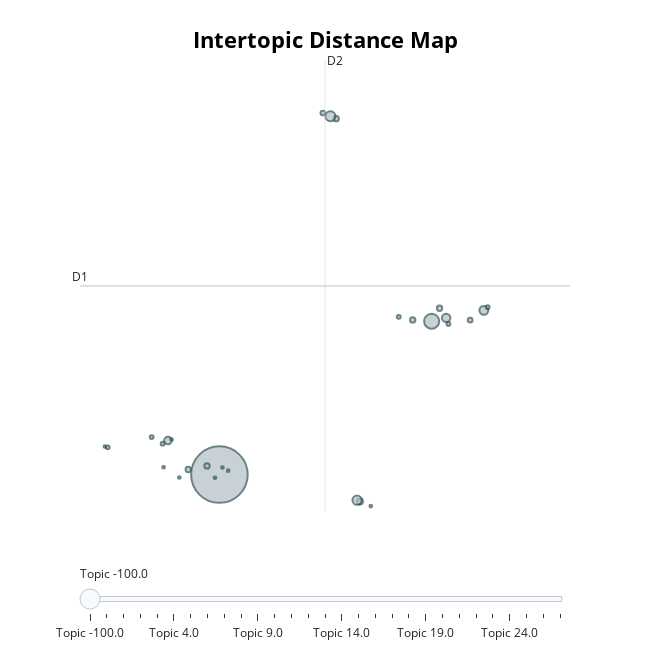

Notebook code for this chart:
### Code cell
manual_subset_copy7 = manual_subset_copy6.copy(deep=True)
ordered_topics, NB = update_clustering(manual_subset_copy7, topic_model, NB, subset=manual_idxs, cluster_size=5)
topic_model.visualize_topics()

### Figure 1 — Plotly figure (JSON) as saved in the notebook; plotly's stock layout.template omitted (floating-point values rounded to 4 significant figures)
{"data": [{"customdata": [[-100, "filament | 3d | printer | 175mm | pla", 451], [0, "printer3d | material | no | pen | high", 4], [1, "m2 | solidoodle | reprap | afinia | makerbot", 4], [2, "ideas | bringing | jams | have | gogoing", 1], [3, "toughness | most | fdm | roll | no", 4], [4, "diameter | printrbot | premium | printers | with", 8], [5, "22 | dimensional | diamond | ixcc | pounds", 10], [6, "strands | pen | free | 12 | 20", 5], [7, "bundle | polymaker | polyterra | openning | 285mm3mm", 3], [8, "plus | pla | 002 | accuracy | dimensional", 11], [9, "biqu | no | matte | knots | stable", 4], [10, "overture | rock | fit | most | turquoise", 3], [11, "random | lexcent | 100g | sample | color", 1], [12, "mm | pla | accuracy | dimensional | filament", 32], [13, "max | normal | than | cc3d | pla", 2], [14, "k1 | 100x100x100mm | home | haosegd | ages", 1], [15, "look | variety | 02 | mattersticks | sampler", 1], [16, "fit | most | fdm | stvictory | dimensional", 14], [17, "250gspool4 | package | maths | independent | vacuum", 2], [18, "apcvo | polylactic | acid | materials | bundle", 4], [19, "deltamaker | light | green | printers | for", 1], [20, "polycarbonate | pc | tough | polymax | resistance", 1], [21, "kg22lbs | mm1 | matte | filament3d | biqu", 2], [22, "5th | line | makerbots | resin | generation", 2], [23, "plaabspcpetgtpu | operate | gen2 | 285mm | connector", 1], [24, "melca | 0a0a0a | blackgrey | 003mm | petg", 2], [25, "lk4 | lk5 | longer | lk1 | also", 1], [26, "pen | 3doodler | drawing | plastic | of", 12], [27, "bamboo | shelf | prosumers | choice | organizer", 2]], "hovertemplate": "<b>Topic %{customdata[0]}</b><br>%{customdata[1]}<br>Size: %{customdata[2]}", "legendgroup": "", "marker": {"color": "#B0BEC5", "line": {"color": "DarkSlateGrey", "width": 2}, "size": [451, 4, 4, 1, 4, 8, 10, 5, 3, 11, 4, 3, 1, 32, 2, 1, 1, 14, 2, 4, 1, 1, 2, 2, 1, 2, 1, 12, 2], "sizemode": "area", "sizeref": 0.2819, "symbol": "circle"}, "mode": "markers", "name": "", "orientation": "v", "showlegend": false, "type": "scatter", "x": [6.801, 6.046, 6.501, 6.694, 9.632, 5.555, 12.3, 10.21, 12.88, 13.21, 11.49, 9.308, 4.026, 11.95, 13.3, 5.449, 10.47, 9.491, 12.35, 12.14, 5.642, 6.874, 11.15, 5.16, 7.015, 4.094, 5.829, 10.14, 5.425], "xaxis": "x", "y": [-0.4698, -0.1773, 0.02616, -0.6506, 19.86, 1.474, 8.485, -2.004, 8.353, 8.912, 8.365, 20.19, 1.136, 8.291, 9.096, -0.0494, -2.267, 20.0, 8.136, 9.033, 1.534, -0.06367, 8.544, 1.672, -0.2452, 1.086, -0.6366, -1.933, 1.298], "yaxis": "y"}], "layout": {"annotations": [{"showarrow": false, "text": "D1", "x": 3.422, "y": 10.3, "yshift": 10}, {"showarrow": false, "text": "D2", "x": 9.361, "xshift": 10, "y": 23.22}], "height": 650, "hoverlabel": {"bgcolor": "white", "font": {"family": "Rockwell", "size": 16}}, "legend": {"itemsizing": "constant", "tracegroupgap": 0}, "margin": {"t": 60}, "shapes": [{"line": {"color": "#CFD8DC", "width": 2}, "type": "line", "x0": 9.361, "x1": 9.361, "y0": -2.607, "y1": 23.22}, {"line": {"color": "#9E9E9E", "width": 2}, "type": "line", "x0": 3.422, "x1": 15.3, "y0": 10.3, "y1": 10.3}], "sliders": [{"active": 0, "pad": {"t": 50}, "steps": [{"args": [{"marker.color": [["red", "#B0BEC5", "#B0BEC5", "#B0BEC5", "#B0BEC5", "#B0BEC5", "#B0BEC5", "#B0BEC5", "#B0BEC5", "#B0BEC5", "#B0BEC5", "#B0BEC5", "#B0BEC5", "#B0BEC5", "#B0BEC5", "#B0BEC5", "#B0BEC5", "#B0BEC5", "#B0BEC5", "#B0BEC5", "#B0BEC5", "#B0BEC5", "#B0BEC5", "#B0BEC5", "#B0BEC5", "#B0BEC5", "#B0BEC5", "#B0BEC5", "#B0BEC5"]]}], "label": "Topic -100.0", "method": "update"}, {"args": [{"marker.color": [["#B0BEC5", "red", "#B0BEC5", "#B0BEC5", "#B0BEC5", "#B0BEC5", "#B0BEC5", "#B0BEC5", "#B0BEC5", "#B0BEC5", "#B0BEC5", "#B0BEC5", "#B0BEC5", "#B0BEC5", "#B0BEC5", "#B0BEC5", "#B0BEC5", "#B0BEC5", "#B0BEC5", "#B0BEC5", "#B0BEC5", "#B0BEC5", "#B0BEC5", "#B0BEC5", "#B0BEC5", "#B0BEC5", "#B0BEC5", "#B0BEC5", "#B0BEC5"]]}], "label": "Topic 0.0", "method": "update"}, {"args": [{"marker.color": [["#B0BEC5", "#B0BEC5", "red", "#B0BEC5", "#B0BEC5", "#B0BEC5", "#B0BEC5", "#B0BEC5", "#B0BEC5", "#B0BEC5", "#B0BEC5", "#B0BEC5", "#B0BEC5", "#B0BEC5", "#B0BEC5", "#B0BEC5", "#B0BEC5", "#B0BEC5", "#B0BEC5", "#B0BEC5", "#B0BEC5", "#B0BEC5", "#B0BEC5", "#B0BEC5", "#B0BEC5", "#B0BEC5", "#B0BEC5", "#B0BEC5", "#B0BEC5"]]}], "label": "Topic 1.0", "method": "update"}, {"args": [{"marker.color": [["#B0BEC5", "#B0BEC5", "#B0BEC5", "red", "#B0BEC5", "#B0BEC5", "#B0BEC5", "#B0BEC5", "#B0BEC5", "#B0BEC5", "#B0BEC5", "#B0BEC5", "#B0BEC5", "#B0BEC5", "#B0BEC5", "#B0BEC5", "#B0BEC5", "#B0BEC5", "#B0BEC5", "#B0BEC5", "#B0BEC5", "#B0BEC5", "#B0BEC5", "#B0BEC5", "#B0BEC5", "#B0BEC5", "#B0BEC5", "#B0BEC5", "#B0BEC5"]]}], "label": "Topic 2.0", "method": "update"}, {"args": [{"marker.color": [["#B0BEC5", "#B0BEC5", "#B0BEC5", "#B0BEC5", "red", "#B0BEC5", "#B0BEC5", "#B0BEC5", "#B0BEC5", "#B0BEC5", "#B0BEC5", "#B0BEC5", "#B0BEC5", "#B0BEC5", "#B0BEC5", "#B0BEC5", "#B0BEC5", "#B0BEC5", "#B0BEC5", "#B0BEC5", "#B0BEC5", "#B0BEC5", "#B0BEC5", "#B0BEC5", "#B0BEC5", "#B0BEC5", "#B0BEC5", "#B0BEC5", "#B0BEC5"]]}], "label": "Topic 3.0", "method": "update"}, {"args": [{"marker.color": [["#B0BEC5", "#B0BEC5", "#B0BEC5", "#B0BEC5", "#B0BEC5", "red", "#B0BEC5", "#B0BEC5", "#B0BEC5", "#B0BEC5", "#B0BEC5", "#B0BEC5", "#B0BEC5", "#B0BEC5", "#B0BEC5", "#B0BEC5", "#B0BEC5", "#B0BEC5", "#B0BEC5", "#B0BEC5", "#B0BEC5", "#B0BEC5", "#B0BEC5", "#B0BEC5", "#B0BEC5", "#B0BEC5", "#B0BEC5", "#B0BEC5", "#B0BEC5"]]}], "label": "Topic 4.0", "method": "update"}, {"args": [{"marker.color": [["#B0BEC5", "#B0BEC5", "#B0BEC5", "#B0BEC5", "#B0BEC5", "#B0BEC5", "red", "#B0BEC5", "#B0BEC5", "#B0BEC5", "#B0BEC5", "#B0BEC5", "#B0BEC5", "#B0BEC5", "#B0BEC5", "#B0BEC5", "#B0BEC5", "#B0BEC5", "#B0BEC5", "#B0BEC5", "#B0BEC5", "#B0BEC5", "#B0BEC5", "#B0BEC5", "#B0BEC5", "#B0BEC5", "#B0BEC5", "#B0BEC5", "#B0BEC5"]]}], "label": "Topic 5.0", "method": "update"}, {"args": [{"marker.color": [["#B0BEC5", "#B0BEC5", "#B0BEC5", "#B0BEC5", "#B0BEC5", "#B0BEC5", "#B0BEC5", "red", "#B0BEC5", "#B0BEC5", "#B0BEC5", "#B0BEC5", "#B0BEC5", "#B0BEC5", "#B0BEC5", "#B0BEC5", "#B0BEC5", "#B0BEC5", "#B0BEC5", "#B0BEC5", "#B0BEC5", "#B0BEC5", "#B0BEC5", "#B0BEC5", "#B0BEC5", "#B0BEC5", "#B0BEC5", "#B0BEC5", "#B0BEC5"]]}], "label": "Topic 6.0", "method": "update"}, {"args": [{"marker.color": [["#B0BEC5", "#B0BEC5", "#B0BEC5", "#B0BEC5", "#B0BEC5", "#B0BEC5", "#B0BEC5", "#B0BEC5", "red", "#B0BEC5", "#B0BEC5", "#B0BEC5", "#B0BEC5", "#B0BEC5", "#B0BEC5", "#B0BEC5", "#B0BEC5", "#B0BEC5", "#B0BEC5", "#B0BEC5", "#B0BEC5", "#B0BEC5", "#B0BEC5", "#B0BEC5", "#B0BEC5", "#B0BEC5", "#B0BEC5", "#B0BEC5", "#B0BEC5"]]}], "label": "Topic 7.0", "method": "update"}, {"args": [{"marker.color": [["#B0BEC5", "#B0BEC5", "#B0BEC5", "#B0BEC5", "#B0BEC5", "#B0BEC5", "#B0BEC5", "#B0BEC5", "#B0BEC5", "red", "#B0BEC5", "#B0BEC5", "#B0BEC5", "#B0BEC5", "#B0BEC5", "#B0BEC5", "#B0BEC5", "#B0BEC5", "#B0BEC5", "#B0BEC5", "#B0BEC5", "#B0BEC5", "#B0BEC5", "#B0BEC5", "#B0BEC5", "#B0BEC5", "#B0BEC5", "#B0BEC5", "#B0BEC5"]]}], "label": "Topic 8.0", "method": "update"}, {"args": [{"marker.color": [["#B0BEC5", "#B0BEC5", "#B0BEC5", "#B0BEC5", "#B0BEC5", "#B0BEC5", "#B0BEC5", "#B0BEC5", "#B0BEC5", "#B0BEC5", "red", "#B0BEC5", "#B0BEC5", "#B0BEC5", "#B0BEC5", "#B0BEC5", "#B0BEC5", "#B0BEC5", "#B0BEC5", "#B0BEC5", "#B0BEC5", "#B0BEC5", "#B0BEC5", "#B0BEC5", "#B0BEC5", "#B0BEC5", "#B0BEC5", "#B0BEC5", "#B0BEC5"]]}], "label": "Topic 9.0", "method": "update"}, {"args": [{"marker.color": [["#B0BEC5", "#B0BEC5", "#B0BEC5", "#B0BEC5", "#B0BEC5", "#B0BEC5", "#B0BEC5", "#B0BEC5", "#B0BEC5", "#B0BEC5", "#B0BEC5", "red", "#B0BEC5", "#B0BEC5", "#B0BEC5", "#B0BEC5", "#B0BEC5", "#B0BEC5", "#B0BEC5", "#B0BEC5", "#B0BEC5", "#B0BEC5", "#B0BEC5", "#B0BEC5", "#B0BEC5", "#B0BEC5", "#B0BEC5", "#B0BEC5", "#B0BEC5"]]}], "label": "Topic 10.0", "method": "update"}, {"args": [{"marker.color": [["#B0BEC5", "#B0BEC5", "#B0BEC5", "#B0BEC5", "#B0BEC5", "#B0BEC5", "#B0BEC5", "#B0BEC5", "#B0BEC5", "#B0BEC5", "#B0BEC5", "#B0BEC5", "red", "#B0BEC5", "#B0BEC5", "#B0BEC5", "#B0BEC5", "#B0BEC5", "#B0BEC5", "#B0BEC5", "#B0BEC5", "#B0BEC5", "#B0BEC5", "#B0BEC5", "#B0BEC5", "#B0BEC5", "#B0BEC5", "#B0BEC5", "#B0BEC5"]]}], "label": "Topic 11.0", "method": "update"}, {"args": [{"marker.color": [["#B0BEC5", "#B0BEC5", "#B0BEC5", "#B0BEC5", "#B0BEC5", "#B0BEC5", "#B0BEC5", "#B0BEC5", "#B0BEC5", "#B0BEC5", "#B0BEC5", "#B0BEC5", "#B0BEC5", "red", "#B0BEC5", "#B0BEC5", "#B0BEC5", "#B0BEC5", "#B0BEC5", "#B0BEC5", "#B0BEC5", "#B0BEC5", "#B0BEC5", "#B0BEC5", "#B0BEC5", "#B0BEC5", "#B0BEC5", "#B0BEC5", "#B0BEC5"]]}], "label": "Topic 12.0", "method": "update"}, {"args": [{"marker.color": [["#B0BEC5", "#B0BEC5", "#B0BEC5", "#B0BEC5", "#B0BEC5", "#B0BEC5", "#B0BEC5", "#B0BEC5", "#B0BEC5", "#B0BEC5", "#B0BEC5", "#B0BEC5", "#B0BEC5", "#B0BEC5", "red", "#B0BEC5", "#B0BEC5", "#B0BEC5", "#B0BEC5", "#B0BEC5", "#B0BEC5", "#B0BEC5", "#B0BEC5", "#B0BEC5", "#B0BEC5", "#B0BEC5", "#B0BEC5", "#B0BEC5", "#B0BEC5"]]}], "label": "Topic 13.0", "method": "update"}, {"args": [{"marker.color": [["#B0BEC5", "#B0BEC5", "#B0BEC5", "#B0BEC5", "#B0BEC5", "#B0BEC5", "#B0BEC5", "#B0BEC5", "#B0BEC5", "#B0BEC5", "#B0BEC5", "#B0BEC5", "#B0BEC5", "#B0BEC5", "#B0BEC5", "red", "#B0BEC5", "#B0BEC5", "#B0BEC5", "#B0BEC5", "#B0BEC5", "#B0BEC5", "#B0BEC5", "#B0BEC5", "#B0BEC5", "#B0BEC5", "#B0BEC5", "#B0BEC5", "#B0BEC5"]]}], "label": "Topic 14.0", "method": "update"}, {"args": [{"marker.color": [["#B0BEC5", "#B0BEC5", "#B0BEC5", "#B0BEC5", "#B0BEC5", "#B0BEC5", "#B0BEC5", "#B0BEC5", "#B0BEC5", "#B0BEC5", "#B0BEC5", "#B0BEC5", "#B0BEC5", "#B0BEC5", "#B0BEC5", "#B0BEC5", "red", "#B0BEC5", "#B0BEC5", "#B0BEC5", "#B0BEC5", "#B0BEC5", "#B0BEC5", "#B0BEC5", "#B0BEC5", "#B0BEC5", "#B0BEC5", "#B0BEC5", "#B0BEC5"]]}], "label": "Topic 15.0", "method": "update"}, {"args": [{"marker.color": [["#B0BEC5", "#B0BEC5", "#B0BEC5", "#B0BEC5", "#B0BEC5", "#B0BEC5", "#B0BEC5", "#B0BEC5", "#B0BEC5", "#B0BEC5", "#B0BEC5", "#B0BEC5", "#B0BEC5", "#B0BEC5", "#B0BEC5", "#B0BEC5", "#B0BEC5", "red", "#B0BEC5", "#B0BEC5", "#B0BEC5", "#B0BEC5", "#B0BEC5", "#B0BEC5", "#B0BEC5", "#B0BEC5", "#B0BEC5", "#B0BEC5", "#B0BEC5"]]}], "label": "Topic 16.0", "method": "update"}, {"args": [{"marker.color": [["#B0BEC5", "#B0BEC5", "#B0BEC5", "#B0BEC5", "#B0BEC5", "#B0BEC5", "#B0BEC5", "#B0BEC5", "#B0BEC5", "#B0BEC5", "#B0BEC5", "#B0BEC5", "#B0BEC5", "#B0BEC5", "#B0BEC5", "#B0BEC5", "#B0BEC5", "#B0BEC5", "red", "#B0BEC5", "#B0BEC5", "#B0BEC5", "#B0BEC5", "#B0BEC5", "#B0BEC5", "#B0BEC5", "#B0BEC5", "#B0BEC5", "#B0BEC5"]]}], "label": "Topic 17.0", "method": "update"}, {"args": [{"marker.color": [["#B0BEC5", "#B0BEC5", "#B0BEC5", "#B0BEC5", "#B0BEC5", "#B0BEC5", "#B0BEC5", "#B0BEC5", "#B0BEC5", "#B0BEC5", "#B0BEC5", "#B0BEC5", "#B0BEC5", "#B0BEC5", "#B0BEC5", "#B0BEC5", "#B0BEC5", "#B0BEC5", "#B0BEC5", "red", "#B0BEC5", "#B0BEC5", "#B0BEC5", "#B0BEC5", "#B0BEC5", "#B0BEC5", "#B0BEC5", "#B0BEC5", "#B0BEC5"]]}], "label": "Topic 18.0", "method": "update"}, {"args": [{"marker.color": [["#B0BEC5", "#B0BEC5", "#B0BEC5", "#B0BEC5", "#B0BEC5", "#B0BEC5", "#B0BEC5", "#B0BEC5", "#B0BEC5", "#B0BEC5", "#B0BEC5", "#B0BEC5", "#B0BEC5", "#B0BEC5", "#B0BEC5", "#B0BEC5", "#B0BEC5", "#B0BEC5", "#B0BEC5", "#B0BEC5", "red", "#B0BEC5", "#B0BEC5", "#B0BEC5", "#B0BEC5", "#B0BEC5", "#B0BEC5", "#B0BEC5", "#B0BEC5"]]}], "label": "Topic 19.0", "method": "update"}, {"args": [{"marker.color": [["#B0BEC5", "#B0BEC5", "#B0BEC5", "#B0BEC5", "#B0BEC5", "#B0BEC5", "#B0BEC5", "#B0BEC5", "#B0BEC5", "#B0BEC5", "#B0BEC5", "#B0BEC5", "#B0BEC5", "#B0BEC5", "#B0BEC5", "#B0BEC5", "#B0BEC5", "#B0BEC5", "#B0BEC5", "#B0BEC5", "#B0BEC5", "red", "#B0BEC5", "#B0BEC5", "#B0BEC5", "#B0BEC5", "#B0BEC5", "#B0BEC5", "#B0BEC5"]]}], "label": "Topic 20.0", "method": "update"}, {"args": [{"marker.color": [["#B0BEC5", "#B0BEC5", "#B0BEC5", "#B0BEC5", "#B0BEC5", "#B0BEC5", "#B0BEC5", "#B0BEC5", "#B0BEC5", "#B0BEC5", "#B0BEC5", "#B0BEC5", "#B0BEC5", "#B0BEC5", "#B0BEC5", "#B0BEC5", "#B0BEC5", "#B0BEC5", "#B0BEC5", "#B0BEC5", "#B0BEC5", "#B0BEC5", "red", "#B0BEC5", "#B0BEC5", "#B0BEC5", "#B0BEC5", "#B0BEC5", "#B0BEC5"]]}], "label": "Topic 21.0", "method": "update"}, {"args": [{"marker.color": [["#B0BEC5", "#B0BEC5", "#B0BEC5", "#B0BEC5", "#B0BEC5", "#B0BEC5", "#B0BEC5", "#B0BEC5", "#B0BEC5", "#B0BEC5", "#B0BEC5", "#B0BEC5", "#B0BEC5", "#B0BEC5", "#B0BEC5", "#B0BEC5", "#B0BEC5", "#B0BEC5", "#B0BEC5", "#B0BEC5", "#B0BEC5", "#B0BEC5", "#B0BEC5", "red", "#B0BEC5", "#B0BEC5", "#B0BEC5", "#B0BEC5", "#B0BEC5"]]}], "label": "Topic 22.0", "method": "update"}, {"args": [{"marker.color": [["#B0BEC5", "#B0BEC5", "#B0BEC5", "#B0BEC5", "#B0BEC5", "#B0BEC5", "#B0BEC5", "#B0BEC5", "#B0BEC5", "#B0BEC5", "#B0BEC5", "#B0BEC5", "#B0BEC5", "#B0BEC5", "#B0BEC5", "#B0BEC5", "#B0BEC5", "#B0BEC5", "#B0BEC5", "#B0BEC5", "#B0BEC5", "#B0BEC5", "#B0BEC5", "#B0BEC5", "red", "#B0BEC5", "#B0BEC5", "#B0BEC5", "#B0BEC5"]]}], "label": "Topic 23.0", "method": "update"}, {"args": [{"marker.color": [["#B0BEC5", "#B0BEC5", "#B0BEC5", "#B0BEC5", "#B0BEC5", "#B0BEC5", "#B0BEC5", "#B0BEC5", "#B0BEC5", "#B0BEC5", "#B0BEC5", "#B0BEC5", "#B0BEC5", "#B0BEC5", "#B0BEC5", "#B0BEC5", "#B0BEC5", "#B0BEC5", "#B0BEC5", "#B0BEC5", "#B0BEC5", "#B0BEC5", "#B0BEC5", "#B0BEC5", "#B0BEC5", "red", "#B0BEC5", "#B0BEC5", "#B0BEC5"]]}], "label": "Topic 24.0", "method": "update"}, {"args": [{"marker.color": [["#B0BEC5", "#B0BEC5", "#B0BEC5", "#B0BEC5", "#B0BEC5", "#B0BEC5", "#B0BEC5", "#B0BEC5", "#B0BEC5", "#B0BEC5", "#B0BEC5", "#B0BEC5", "#B0BEC5", "#B0BEC5", "#B0BEC5", "#B0BEC5", "#B0BEC5", "#B0BEC5", "#B0BEC5", "#B0BEC5", "#B0BEC5", "#B0BEC5", "#B0BEC5", "#B0BEC5", "#B0BEC5", "#B0BEC5", "red", "#B0BEC5", "#B0BEC5"]]}], "label": "Topic 25.0", "method": "update"}, {"args": [{"marker.color": [["#B0BEC5", "#B0BEC5", "#B0BEC5", "#B0BEC5", "#B0BEC5", "#B0BEC5", "#B0BEC5", "#B0BEC5", "#B0BEC5", "#B0BEC5", "#B0BEC5", "#B0BEC5", "#B0BEC5", "#B0BEC5", "#B0BEC5", "#B0BEC5", "#B0BEC5", "#B0BEC5", "#B0BEC5", "#B0BEC5", "#B0BEC5", "#B0BEC5", "#B0BEC5", "#B0BEC5", "#B0BEC5", "#B0BEC5", "#B0BEC5", "red", "#B0BEC5"]]}], "label": "Topic 26.0", "method": "update"}, {"args": [{"marker.color": [["#B0BEC5", "#B0BEC5", "#B0BEC5", "#B0BEC5", "#B0BEC5", "#B0BEC5", "#B0BEC5", "#B0BEC5", "#B0BEC5", "#B0BEC5", "#B0BEC5", "#B0BEC5", "#B0BEC5", "#B0BEC5", "#B0BEC5", "#B0BEC5", "#B0BEC5", "#B0BEC5", "#B0BEC5", "#B0BEC5", "#B0BEC5", "#B0BEC5", "#B0BEC5", "#B0BEC5", "#B0BEC5", "#B0BEC5", "#B0BEC5", "#B0BEC5", "red"]]}], "label": "Topic 27.0", "method": "update"}]}], "title": {"font": {"color": "Black", "size": 22}, "text": "<b>Intertopic Distance Map</b>", "x": 0.5, "xanchor": "center", "y": 0.95, "yanchor": "top"}, "width": 650, "xaxis": {"anchor": "y", "domain": [0, 1], "range": [3.422, 15.3], "title": {"text": ""}, "visible": false}, "yaxis": {"anchor": "x", "domain": [0, 1], "range": [-2.607, 23.22], "title": {"text": ""}, "visible": false}}}
